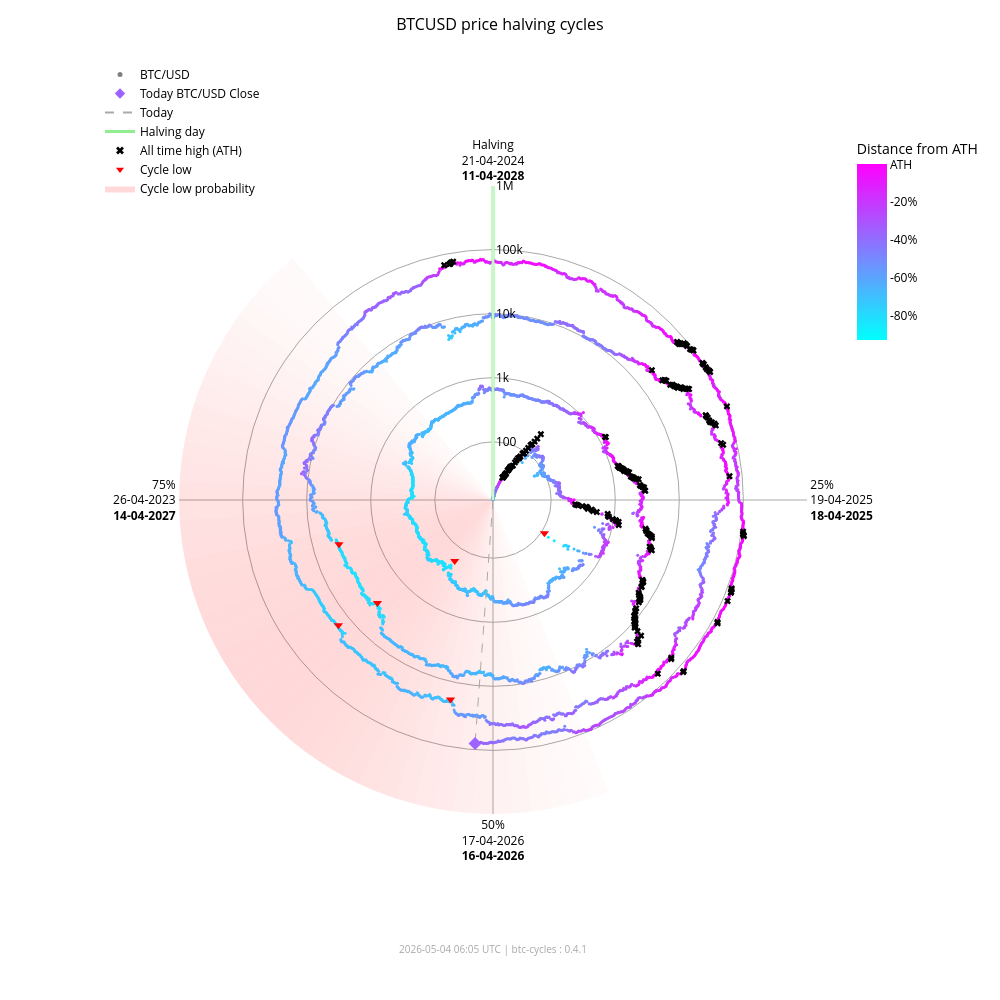

Notebook code for this chart:
### Markdown cell above
### Interactive chart (plotly)

### Code cell
fig_interactive = btc.plot(
    kind="interactive",
    from_date="2012-11-28",
)
# plotly config for interactivity
config = {"scrollZoom": True, "displayModeBar": True}
# display in notebook
fig_interactive.show(config=config)

### Figure 1 — Plotly figure (JSON) as saved in the notebook; plotly's stock layout.template omitted (floating-point values rounded to 4 significant figures; data arrays with more than 128 entries replaced by an {"elided": "..."} marker saying what was removed)
{"data": [{"fill": "toself", "fillcolor": "rgba(255,0,0,0.017168280509461755)", "hoverinfo": "skip", "line": {"width": 0}, "mode": "lines", "r": [12.35, 1000000, 1000000, 12.35, 12.35], "showlegend": false, "theta": [158.4, 158.4, 162.0, 162.0, 158.4], "type": "scatterpolar"}, {"fill": "toself", "fillcolor": "rgba(255,0,0,0.022114794501891175)", "hoverinfo": "skip", "line": {"width": 0}, "mode": "lines", "r": [12.35, 1000000, 1000000, 12.35, 12.35], "showlegend": false, "theta": [162.0, 162.0, 165.6, 165.6, 162.0], "type": "scatterpolar"}, {"fill": "toself", "fillcolor": "rgba(255,0,0,0.02790404259511669)", "hoverinfo": "skip", "line": {"width": 0}, "mode": "lines", "r": [12.35, 1000000, 1000000, 12.35, 12.35], "showlegend": false, "theta": [165.6, 165.6, 169.2, 169.2, 165.6], "type": "scatterpolar"}, {"fill": "toself", "fillcolor": "rgba(255,0,0,0.034518294852420334)", "hoverinfo": "skip", "line": {"width": 0}, "mode": "lines", "r": [12.35, 1000000, 1000000, 12.35, 12.35], "showlegend": false, "theta": [169.2, 169.2, 172.8, 172.8, 169.2], "type": "scatterpolar"}, {"fill": "toself", "fillcolor": "rgba(255,0,0,0.041901979682821514)", "hoverinfo": "skip", "line": {"width": 0}, "mode": "lines", "r": [12.35, 1000000, 1000000, 12.35, 12.35], "showlegend": false, "theta": [172.8, 172.8, 176.4, 176.4, 172.8], "type": "scatterpolar"}, {"fill": "toself", "fillcolor": "rgba(255,0,0,0.04996405861294358)", "hoverinfo": "skip", "line": {"width": 0}, "mode": "lines", "r": [12.35, 1000000, 1000000, 12.35, 12.35], "showlegend": false, "theta": [176.4, 176.4, 180.0, 180.0, 176.4], "type": "scatterpolar"}, {"fill": "toself", "fillcolor": "rgba(255,0,0,0.05858349692240514)", "hoverinfo": "skip", "line": {"width": 0}, "mode": "lines", "r": [12.35, 1000000, 1000000, 12.35, 12.35], "showlegend": false, "theta": [180.0, 180.0, 183.6, 183.6, 180.0], "type": "scatterpolar"}, {"fill": "toself", "fillcolor": "rgba(255,0,0,0.06761662035375064)", "hoverinfo": "skip", "line": {"width": 0}, "mode": "lines", "r": [12.35, 1000000, 1000000, 12.35, 12.35], "showlegend": false, "theta": [183.6, 183.6, 187.2, 187.2, 183.6], "type": "scatterpolar"}, {"fill": "toself", "fillcolor": "rgba(255,0,0,0.07690481219944661)", "hoverinfo": "skip", "line": {"width": 0}, "mode": "lines", "r": [12.35, 1000000, 1000000, 12.35, 12.35], "showlegend": false, "theta": [187.2, 187.2, 190.8, 190.8, 187.2], "type": "scatterpolar"}, {"fill": "toself", "fillcolor": "rgba(255,0,0,0.08628112000611096)", "hoverinfo": "skip", "line": {"width": 0}, "mode": "lines", "r": [12.35, 1000000, 1000000, 12.35, 12.35], "showlegend": false, "theta": [190.8, 190.8, 194.4, 194.4, 190.8], "type": "scatterpolar"}, {"fill": "toself", "fillcolor": "rgba(255,0,0,0.09557490841018089)", "hoverinfo": "skip", "line": {"width": 0}, "mode": "lines", "r": [12.35, 1000000, 1000000, 12.35, 12.35], "showlegend": false, "theta": [194.4, 194.4, 198.0, 198.0, 194.4], "type": "scatterpolar"}, {"fill": "toself", "fillcolor": "rgba(255,0,0,0.10461455782963762)", "hoverinfo": "skip", "line": {"width": 0}, "mode": "lines", "r": [12.35, 1000000, 1000000, 12.35, 12.35], "showlegend": false, "theta": [198.0, 198.0, 201.6, 201.6, 198.0], "type": "scatterpolar"}, {"fill": "toself", "fillcolor": "rgba(255,0,0,0.11322908719652829)", "hoverinfo": "skip", "line": {"width": 0}, "mode": "lines", "r": [12.35, 1000000, 1000000, 12.35, 12.35], "showlegend": false, "theta": [201.6, 201.6, 205.2, 205.2, 201.6], "type": "scatterpolar"}, {"fill": "toself", "fillcolor": "rgba(255,0,0,0.12125015337052986)", "hoverinfo": "skip", "line": {"width": 0}, "mode": "lines", "r": [12.35, 1000000, 1000000, 12.35, 12.35], "showlegend": false, "theta": [205.2, 205.2, 208.8, 208.8, 205.2], "type": "scatterpolar"}, {"fill": "toself", "fillcolor": "rgba(255,0,0,0.12851590515331976)", "hoverinfo": "skip", "line": {"width": 0}, "mode": "lines", "r": [12.35, 1000000, 1000000, 12.35, 12.35], "showlegend": false, "theta": [208.8, 208.8, 212.4, 212.4, 208.8], "type": "scatterpolar"}, {"fill": "toself", "fillcolor": "rgba(255,0,0,0.13487757461161184)", "hoverinfo": "skip", "line": {"width": 0}, "mode": "lines", "r": [12.35, 1000000, 1000000, 12.35, 12.35], "showlegend": false, "theta": [212.4, 212.4, 216.0, 216.0, 212.4], "type": "scatterpolar"}, {"fill": "toself", "fillcolor": "rgba(255,0,0,0.14020862181849592)", "hoverinfo": "skip", "line": {"width": 0}, "mode": "lines", "r": [12.35, 1000000, 1000000, 12.35, 12.35], "showlegend": false, "theta": [216.0, 216.0, 219.6, 219.6, 216.0], "type": "scatterpolar"}, {"fill": "toself", "fillcolor": "rgba(255,0,0,0.14441504950654527)", "hoverinfo": "skip", "line": {"width": 0}, "mode": "lines", "r": [12.35, 1000000, 1000000, 12.35, 12.35], "showlegend": false, "theta": [219.6, 219.6, 223.2, 223.2, 219.6], "type": "scatterpolar"}, {"fill": "toself", "fillcolor": "rgba(255,0,0,0.14744459351271713)", "hoverinfo": "skip", "line": {"width": 0}, "mode": "lines", "r": [12.35, 1000000, 1000000, 12.35, 12.35], "showlegend": false, "theta": [223.2, 223.2, 226.8, 226.8, 223.2], "type": "scatterpolar"}, {"fill": "toself", "fillcolor": "rgba(255,0,0,0.14929223192296423)", "hoverinfo": "skip", "line": {"width": 0}, "mode": "lines", "r": [12.35, 1000000, 1000000, 12.35, 12.35], "showlegend": false, "theta": [226.8, 226.8, 230.4, 230.4, 226.8], "type": "scatterpolar"}, {"fill": "toself", "fillcolor": "rgba(255,0,0,0.15)", "hoverinfo": "skip", "line": {"width": 0}, "mode": "lines", "r": [12.35, 1000000, 1000000, 12.35, 12.35], "showlegend": false, "theta": [230.4, 230.4, 234.0, 234.0, 230.4], "type": "scatterpolar"}, {"fill": "toself", "fillcolor": "rgba(255,0,0,0.14965033825231114)", "hoverinfo": "skip", "line": {"width": 0}, "mode": "lines", "r": [12.35, 1000000, 1000000, 12.35, 12.35], "showlegend": false, "theta": [234.0, 234.0, 237.6, 237.6, 234.0], "type": "scatterpolar"}, {"fill": "toself", "fillcolor": "rgba(255,0,0,0.14835378057909807)", "hoverinfo": "skip", "line": {"width": 0}, "mode": "lines", "r": [12.35, 1000000, 1000000, 12.35, 12.35], "showlegend": false, "theta": [237.6, 237.6, 241.2, 241.2, 237.6], "type": "scatterpolar"}, {"fill": "toself", "fillcolor": "rgba(255,0,0,0.14623322283554635)", "hoverinfo": "skip", "line": {"width": 0}, "mode": "lines", "r": [12.35, 1000000, 1000000, 12.35, 12.35], "showlegend": false, "theta": [241.2, 241.2, 244.8, 244.8, 241.2], "type": "scatterpolar"}, {"fill": "toself", "fillcolor": "rgba(255,0,0,0.1434078538226231)", "hoverinfo": "skip", "line": {"width": 0}, "mode": "lines", "r": [12.35, 1000000, 1000000, 12.35, 12.35], "showlegend": false, "theta": [244.8, 244.8, 248.4, 248.4, 244.8], "type": "scatterpolar"}, {"fill": "toself", "fillcolor": "rgba(255,0,0,0.13997983179373427)", "hoverinfo": "skip", "line": {"width": 0}, "mode": "lines", "r": [12.35, 1000000, 1000000, 12.35, 12.35], "showlegend": false, "theta": [248.4, 248.4, 252.0, 252.0, 248.4], "type": "scatterpolar"}, {"fill": "toself", "fillcolor": "rgba(255,0,0,0.13602598258454268)", "hoverinfo": "skip", "line": {"width": 0}, "mode": "lines", "r": [12.35, 1000000, 1000000, 12.35, 12.35], "showlegend": false, "theta": [252.0, 252.0, 255.6, 255.6, 252.0], "type": "scatterpolar"}, {"fill": "toself", "fillcolor": "rgba(255,0,0,0.13159547355344953)", "hoverinfo": "skip", "line": {"width": 0}, "mode": "lines", "r": [12.35, 1000000, 1000000, 12.35, 12.35], "showlegend": false, "theta": [255.6, 255.6, 259.2, 259.2, 255.6], "type": "scatterpolar"}, {"fill": "toself", "fillcolor": "rgba(255,0,0,0.12671301775492697)", "hoverinfo": "skip", "line": {"width": 0}, "mode": "lines", "r": [12.35, 1000000, 1000000, 12.35, 12.35], "showlegend": false, "theta": [259.2, 259.2, 262.8, 262.8, 259.2], "type": "scatterpolar"}, {"fill": "toself", "fillcolor": "rgba(255,0,0,0.12138610149219965)", "hoverinfo": "skip", "line": {"width": 0}, "mode": "lines", "r": [12.35, 1000000, 1000000, 12.35, 12.35], "showlegend": false, "theta": [262.8, 262.8, 266.4, 266.4, 262.8], "type": "scatterpolar"}, {"fill": "toself", "fillcolor": "rgba(255,0,0,0.1156142551644921)", "hoverinfo": "skip", "line": {"width": 0}, "mode": "lines", "r": [12.35, 1000000, 1000000, 12.35, 12.35], "showlegend": false, "theta": [266.4, 266.4, 270.0, 270.0, 266.4], "type": "scatterpolar"}, {"fill": "toself", "fillcolor": "rgba(255,0,0,0.10939851441251548)", "hoverinfo": "skip", "line": {"width": 0}, "mode": "lines", "r": [12.35, 1000000, 1000000, 12.35, 12.35], "showlegend": false, "theta": [270.0, 270.0, 273.6, 273.6, 270.0], "type": "scatterpolar"}, {"fill": "toself", "fillcolor": "rgba(255,0,0,0.10274974912946185)", "hoverinfo": "skip", "line": {"width": 0}, "mode": "lines", "r": [12.35, 1000000, 1000000, 12.35, 12.35], "showlegend": false, "theta": [273.6, 273.6, 277.2, 277.2, 273.6], "type": "scatterpolar"}, {"fill": "toself", "fillcolor": "rgba(255,0,0,0.09569517349791425)", "hoverinfo": "skip", "line": {"width": 0}, "mode": "lines", "r": [12.35, 1000000, 1000000, 12.35, 12.35], "showlegend": false, "theta": [277.2, 277.2, 280.8, 280.8, 277.2], "type": "scatterpolar"}, {"fill": "toself", "fillcolor": "rgba(255,0,0,0.08828282625646727)", "hoverinfo": "skip", "line": {"width": 0}, "mode": "lines", "r": [12.35, 1000000, 1000000, 12.35, 12.35], "showlegend": false, "theta": [280.8, 280.8, 284.4, 284.4, 280.8], "type": "scatterpolar"}, {"fill": "toself", "fillcolor": "rgba(255,0,0,0.08058400018765345)", "hoverinfo": "skip", "line": {"width": 0}, "mode": "lines", "r": [12.35, 1000000, 1000000, 12.35, 12.35], "showlegend": false, "theta": [284.4, 284.4, 288.0, 288.0, 284.4], "type": "scatterpolar"}, {"fill": "toself", "fillcolor": "rgba(255,0,0,0.07269354608292704)", "hoverinfo": "skip", "line": {"width": 0}, "mode": "lines", "r": [12.35, 1000000, 1000000, 12.35, 12.35], "showlegend": false, "theta": [288.0, 288.0, 291.6, 291.6, 288.0], "type": "scatterpolar"}, {"fill": "toself", "fillcolor": "rgba(255,0,0,0.06472784449068783)", "hoverinfo": "skip", "line": {"width": 0}, "mode": "lines", "r": [12.35, 1000000, 1000000, 12.35, 12.35], "showlegend": false, "theta": [291.6, 291.6, 295.2, 295.2, 291.6], "type": "scatterpolar"}, {"fill": "toself", "fillcolor": "rgba(255,0,0,0.05682021976743955)", "hoverinfo": "skip", "line": {"width": 0}, "mode": "lines", "r": [12.35, 1000000, 1000000, 12.35, 12.35], "showlegend": false, "theta": [295.2, 295.2, 298.8, 298.8, 295.2], "type": "scatterpolar"}, {"fill": "toself", "fillcolor": "rgba(255,0,0,0.04911378436707333)", "hoverinfo": "skip", "line": {"width": 0}, "mode": "lines", "r": [12.35, 1000000, 1000000, 12.35, 12.35], "showlegend": false, "theta": [298.8, 298.8, 302.4, 302.4, 298.8], "type": "scatterpolar"}, {"fill": "toself", "fillcolor": "rgba(255,0,0,0.04175213714896469)", "hoverinfo": "skip", "line": {"width": 0}, "mode": "lines", "r": [12.35, 1000000, 1000000, 12.35, 12.35], "showlegend": false, "theta": [302.4, 302.4, 306.0, 306.0, 302.4], "type": "scatterpolar"}, {"fill": "toself", "fillcolor": "rgba(255,0,0,0.034868865657538876)", "hoverinfo": "skip", "line": {"width": 0}, "mode": "lines", "r": [12.35, 1000000, 1000000, 12.35, 12.35], "showlegend": false, "theta": [306.0, 306.0, 309.6, 309.6, 306.0], "type": "scatterpolar"}, {"fill": "toself", "fillcolor": "rgba(255,0,0,0.02857722515334582)", "hoverinfo": "skip", "line": {"width": 0}, "mode": "lines", "r": [12.35, 1000000, 1000000, 12.35, 12.35], "showlegend": false, "theta": [309.6, 309.6, 313.2, 313.2, 309.6], "type": "scatterpolar"}, {"fill": "toself", "fillcolor": "rgba(255,0,0,0.022961515313555197)", "hoverinfo": "skip", "line": {"width": 0}, "mode": "lines", "r": [12.35, 1000000, 1000000, 12.35, 12.35], "showlegend": false, "theta": [313.2, 313.2, 316.8, 316.8, 313.2], "type": "scatterpolar"}, {"fill": "toself", "fillcolor": "rgba(255,0,0,0.01807146942917362)", "hoverinfo": "skip", "line": {"width": 0}, "mode": "lines", "r": [12.35, 1000000, 1000000, 12.35, 12.35], "showlegend": false, "theta": [316.8, 316.8, 320.4, 320.4, 316.8], "type": "scatterpolar"}, {"hoverinfo": "text", "marker": {"color": {"elided": "4906 str values"}, "size": 3}, "mode": "markers", "r": {"elided": "4906 float values"}, "showlegend": false, "text": {"elided": "4906 str values"}, "theta": {"elided": "4906 float values"}, "type": "scatterpolar"}, {"hoverinfo": "skip", "line": {"color": "lightgreen", "width": 3}, "mode": "lines", "r": [12.35, 1000000], "showlegend": false, "theta": [0, 0], "type": "scatterpolar"}, {"hoverinfo": "skip", "line": {"color": "darkgrey", "dash": "dash", "width": 1}, "mode": "lines", "r": [12.35, 79970.0], "showlegend": false, "theta": [184.2, 184.2], "type": "scatterpolar"}, {"hoverinfo": "text", "marker": {"color": "#9d62ff", "size": 10, "symbol": "diamond"}, "mode": "markers", "r": [79970.0], "showlegend": false, "text": ["Today<br>Date: 2026-05-04<br>Price: $79,971.26"], "theta": [184.2], "type": "scatterpolar"}, {"hoverinfo": "text", "marker": {"color": "black", "size": 6, "symbol": "x"}, "mode": "markers", "r": {"elided": "195 float values"}, "showlegend": false, "text": {"elided": "195 str values"}, "theta": {"elided": "195 float values"}, "type": "scatterpolar"}, {"hoverinfo": "text", "marker": {"color": "red", "size": 8, "symbol": "triangle-down"}, "mode": "markers", "r": [111.6, 164.9, 3233.0, 3925.0, 18950.0, 15760.0], "showlegend": false, "text": ["Cycle Low<br>Date: 2014-02-21<br>Price: $111.56<br>ATH distance: -91.0%", "Cycle Low<br>Date: 2015-01-14<br>Price: $164.92<br>ATH distance: -86.7%", "Cycle Low<br>Date: 2018-12-15<br>Price: $3,232.51<br>ATH distance: -83.3%", "Cycle Low<br>Date: 2019-03-25<br>Price: $3,924.55<br>ATH distance: -79.7%", "Cycle Low<br>Date: 2022-06-18<br>Price: $18,954.25<br>ATH distance: -71.9%", "Cycle Low<br>Date: 2022-11-21<br>Price: $15,760.19<br>ATH distance: -76.7%"], "theta": [122.8, 212.1, 228.3, 254.0, 192.0, 231.0], "type": "scatterpolar"}, {"marker": {"color": "grey", "size": 5}, "mode": "markers", "name": "BTC/USD", "r": [null], "theta": [null], "type": "scatterpolar"}, {"marker": {"color": "#9d62ff", "size": 8, "symbol": "diamond"}, "mode": "markers", "name": "Today BTC/USD Close", "r": [null], "theta": [null], "type": "scatterpolar"}, {"line": {"color": "darkgrey", "dash": "dash"}, "mode": "lines", "name": "Today", "r": [null], "theta": [null], "type": "scatterpolar"}, {"line": {"color": "lightgreen", "width": 3}, "mode": "lines", "name": "Halving day", "r": [null], "theta": [null], "type": "scatterpolar"}, {"marker": {"color": "black", "size": 7, "symbol": "x"}, "mode": "markers", "name": "All time high (ATH)", "r": [null], "theta": [null], "type": "scatterpolar"}, {"marker": {"color": "red", "size": 7, "symbol": "triangle-down"}, "mode": "markers", "name": "Cycle low", "r": [null], "theta": [null], "type": "scatterpolar"}, {"fill": "toself", "fillcolor": "rgba(255,0,0,0.15)", "line": {"width": 0}, "mode": "lines", "name": "Cycle low probability", "r": [null], "theta": [null], "type": "scatterpolar"}, {"hoverinfo": "skip", "marker": {"cmax": 0, "cmin": -0.9307, "color": [0], "colorbar": {"len": 0.25, "ticktext": ["ATH", "-20%", "-40%", "-60%", "-80%", "-100%"], "tickvals": [0, -0.2, -0.4, -0.6, -0.8, -1.0], "title": {"text": "Distance from ATH"}, "x": 0.95, "y": 0.92, "yanchor": "top"}, "colorscale": {"elided": "256x2 mixed values"}, "showscale": true, "size": 0}, "mode": "markers", "r": [null], "showlegend": false, "theta": [null], "type": "scatterpolar"}], "layout": {"annotations": [{"font": {"color": "darkgrey", "size": 10}, "showarrow": false, "text": "2026-05-04 06:05 UTC | btc-cycles : 0.4.1", "x": 0.5, "xref": "paper", "y": -0.02, "yref": "paper"}], "font": {"color": "black"}, "height": 1000, "legend": {"bgcolor": "rgba(0,0,0,0)", "font": {"color": "black"}, "x": 0.0, "y": 1.0}, "margin": {"b": 60, "l": 100, "r": 80, "t": 60}, "paper_bgcolor": "white", "plot_bgcolor": "white", "polar": {"angularaxis": {"color": "black", "direction": "clockwise", "gridcolor": "darkgrey", "rotation": 90, "ticktext": ["Halving<br>21-04-2024<br><b>11-04-2028</b>", "25%<br>19-04-2025<br><b>18-04-2025</b>", "50%<br>17-04-2026<br><b>16-04-2026</b>", "75%<br>26-04-2023<br><b>14-04-2027</b>"], "tickvals": [0, 90, 180, 270]}, "bgcolor": "white", "domain": {"x": [0.1, 0.9], "y": [0.05, 0.95]}, "radialaxis": {"angle": 90, "color": "black", "gridcolor": "darkgrey", "range": [1.092, 6.0], "tickangle": 90, "ticktext": ["100", "1k", "10k", "100k", "1M"], "tickvals": [100, 1000, 10000, 100000, 1000000], "type": "log"}}, "title": {"font": {"color": "black", "size": 16}, "text": "BTCUSD price halving cycles", "x": 0.5}, "width": 1000}}
